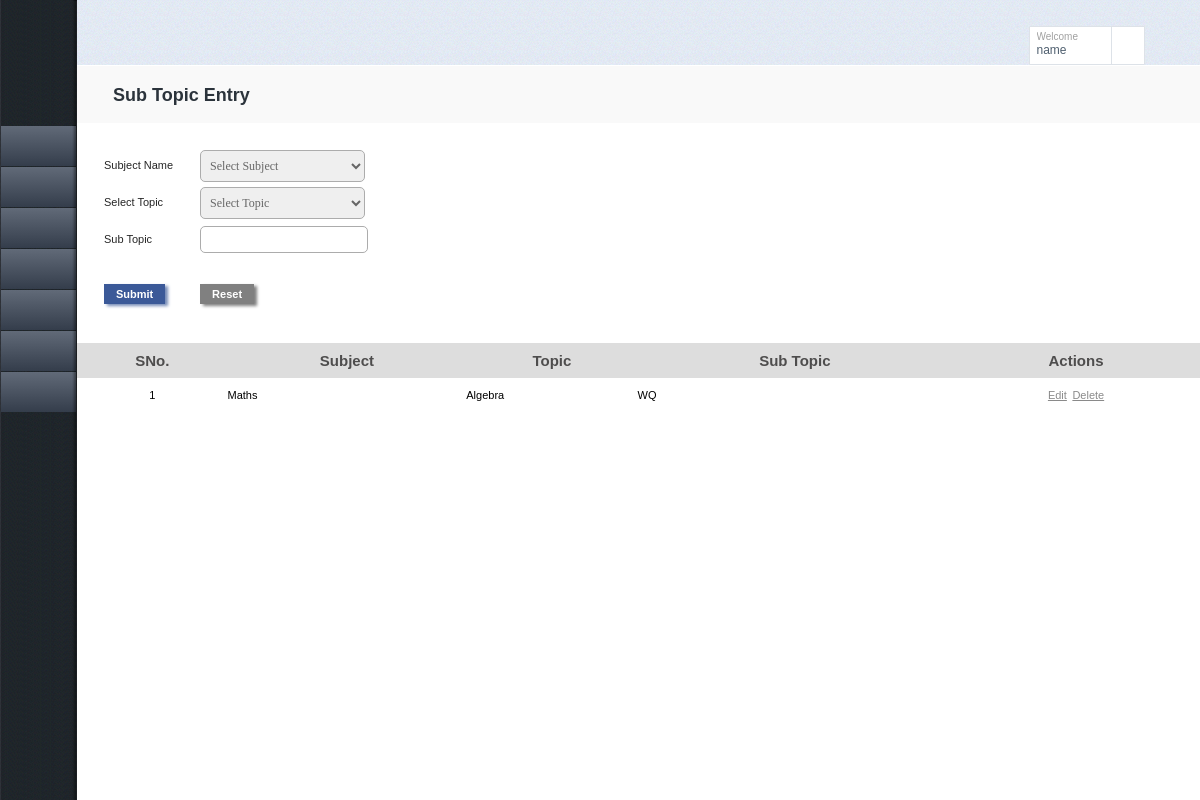
/group2/subTopicEntry.php (signed in), run on the app's committed database.
### tables this page shows
CREATE TABLE IF NOT EXISTS `sub_topic_master` (
  `sub_topic_id` int(11) NOT NULL AUTO_INCREMENT,
  `subject_id` int(11) NOT NULL,
  `topic_id` int(11) NOT NULL,
  `sub_topic_name` varchar(70) NOT NULL,
  PRIMARY KEY (`sub_topic_id`)
);

CREATE TABLE IF NOT EXISTS `subject_master` (
  `subject_id` int(10) unsigned NOT NULL AUTO_INCREMENT,
  `subject_name` varchar(45) DEFAULT NULL,
  PRIMARY KEY (`subject_id`)
);

CREATE TABLE IF NOT EXISTS `topic_master` (
  `topic_id` int(10) unsigned NOT NULL AUTO_INCREMENT,
  `subject_id` int(10) unsigned DEFAULT NULL,
  `topic_name` varchar(45) DEFAULT NULL,
  PRIMARY KEY (`topic_id`)
);

### group2/subTopicEntry.php (the view, shortened to what this page needs)
<?php include_once 'header.php'?><style>.main-form-table3 a{cursor:pointer;}</style>
<div id="tab-1" class="tab">
						<article>
							<div class="text-section">
								<h1>Sub Topic Entry</h1>
							</div>
    <form id="topicEntry" name="topicEntry" action="<?php $_PHP_SELF?>" method="POST">
   <table class="main-form-table">
       <tr style="height:20px;"><td>&nbsp;</td></tr>
       <tr><td>Subject Name</td><td>
       <select onchange="fn_get_topics('')" id="sname" name="sname" class="dropdown">
       <option value="">Select Subject</option>
       </select></td></tr>
        <tr><td>Select Topic</td><td><select id="tname" name="tname" class="dropdown"><option value="">Select Topic</option></select></td></tr>
        <tr><td> Sub Topic</td><td><input id="stname" name="stname" class="inp-form" maxlength="70"/></td></tr>
         <tr style="height:15px;"><td>&nbsp;<input type="hidden" value=""  id="tHidden" name="tHidden"/></td></tr>
       <tr><td><input type="submit" value="Submit" name="submit" class="submit-button"/> </td><td><input type="reset" class="reset-button" id="reset"/></td></tr>
      </table>
      </form>
      <br/><br/>
      <link rel="stylesheet" type="text/css" href="css/stylespaginate.css" media="screen"/>
       <div id="paging_container" class="container">
     <table style="text-align:center;" class="content main-form-table3" width="100%">
    <thead><tr><th>SNo.</th><th>Subject</th><th>Topic</th><th>Sub Topic</th><th>Actions</th></tr></thead>
     <tbody><?php $i=1;$res=mysql_query("SELECT stm.*,subject_name,topic_name FROM sub_topic_master stm INNER JOIN topic_master t ON stm.topic_id=t.topic_id INNER JOIN subject_master s ON s.subject_id=stm.subject_id");
	while($row=mysql_fetch_array($res)){
	echo "<tr id='r$i'><td>$i</td><td align='left'>".$row["subject_name"]."</td><td align='left'>".$row["topic_name"]."</td><td align='left'>".$row["sub_topic_name"]."</td><td>";?><a onclick="fn_set('e','<?php echo "$i','".$row["sub_topic_id"]."','".$row["subject_id"]."','".$row["sub_topic_name"]."','".$row["topic_id"];?>');">Edit</a>&ensp;<a onclick="fn_set('d','<?php echo "$i','".$row["topic_id"];?>');">Delete</a></td></tr><?php $i++;}?>
       </tbody>
      </table>
       <div class="page_navigation"></div></div>
	</article>
	</div>
<?php include_once 'footer.php'?>

### group2/css/all.css (style rules this page uses)
header, footer, article, section, hgroup, nav, figure, aside { display: block; }
html { height:100%; }
body { margin:0; font:12px/15px "Lucida Sans Unicode", "Lucida Grande", sans-serif; color:#8a8a8a; min-width:1000px; background:#fff; height:100%; }
a { color:#8a8a8a; text-decoration:underline; }
input, textarea, select { font:100% arial,sans-serif; vertical-align:middle; }
form,fieldset { margin:0; padding:0; border:none; }
.tabs .text-section { background:#f9f9f9; padding:19px 0 8px 36px; margin:0 0 1px; }
.tabs h1 { font-size:18px; line-height:20px; margin:0 0 8px; color:#2b333b; }

### user/css/styles.css (style rules this page uses)
html, body, div, span, h1, h2, h3, h4, h5, h6, blockquote, pre, a, abbr, acronym, address, code, del, dfn, em, img, q, dl, dt, dd, ol, ul, li, fieldset, form, label, legend, table, caption, tbody, tfoot, thead, tr, th, td { margin:0;padding:0;border:0;font-size:11px; }
body { font-family:Verdana, Arial, Helvetica, sans-serif;color:#262626;background:url("../images/bg_body.gif") repeat-x scroll left top #FFFFFF;font-size:12px; }
.submit-button { background:none repeat scroll 0 0 #3B5998;color:#FFFFFF;border:0 none;padding:4px 12px;clear:both;cursor:pointer;font-weight:bold;box-shadow: 3px 2px 3px #768BB7; }
.reset-button { background:none repeat scroll 0 0 gray;color:#FFFFFF;border:0 none;padding:4px 12px;clear:both;cursor:pointer;font-weight:bold;box-shadow: 3px 2px 3px gray; }
.inp-form { border:1px solid #ACACAC;color:#393939;border-radius:5px;padding: 6px 6px 5px 10px;width:150px;font-size:12px; }
.main-form-table { font-size:13px; }
.main-form-table tr { height:35px; }
.main-form-table td { padding-left:25px; }
.main-form-table3 { border-collapse:collapse;border-spacing:0; }
.main-form-table3 th { background-color:#DDDDDD;color:#4E4D4D;font-size:15px; }
.main-form-table3 tr { height:35px; }
.dropdown { color:rgb(102, 102, 102);font-family:Trebuchet MS;border:1px solid #ACACAC;cursor: pointer;font-size:12px;width:165px;height:32px;padding:5px;border-radius:5px; }

### group2/css/stylespaginate.css (style rules this page uses)
#paging_container { width:100%; }
.container { width:260px;float: left;margin:0px;background-color:white; }
.content, .alt_content { color:black; }

### group2/subTopicEntry.php (style rules this page uses)
.main-form-table3 a { cursor:pointer; }

### data on the page
sub_topic_master: subject.subject_name "Maths", topic.topic_name "Algebra", sub_topic_name "WQ"

### other printed values
$_SESSION["uname"] "name"
